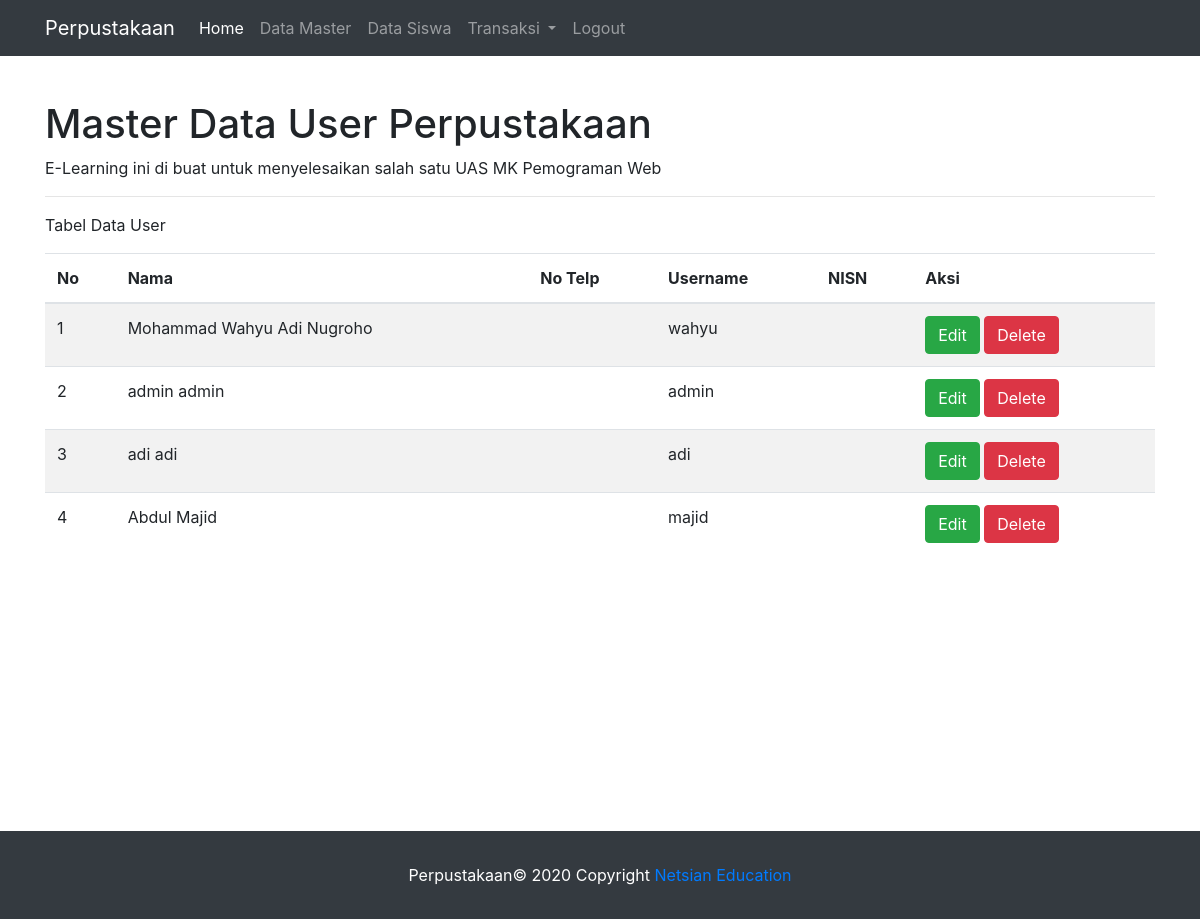
The page /admin/data_siswa.php on the database its author committed.
### tables this page shows
CREATE TABLE `user` (
  `id_user` int(11) NOT NULL,
  `nama_depan` varchar(30) DEFAULT NULL,
  `nama_belakang` varchar(50) DEFAULT NULL,
  `username` varchar(25) NOT NULL,
  `password` varchar(25) NOT NULL,
  `level` varchar(12) NOT NULL
);

### admin/data_siswa.php (the view, shortened to what this page needs)
 <!doctype html>
<html lang="en">
  <head>
    <link rel="stylesheet" href="https://cdn.jsdelivr.net/npm/bootstrap@4.5.3/dist/css/bootstrap.min.css">
  </head>
  <body>
    <nav class="navbar navbar-expand-lg navbar-dark bg-dark">
    <div class="container">
  <a class="navbar-brand" href="../admin.php">Perpustakaan</a>
  <div class="collapse navbar-collapse" id="navbarSupportedContent">
    <ul class="navbar-nav mr-auto">
      <li class="nav-item active">
        <a class="nav-link" href="../admin.php">Home <span class="sr-only">(current)</span></a>
      </li>
     <li class="nav-item">
        <a class="nav-link" href="list_master_admin.php">Data Master</a>
      </li>
	  <li class="nav-item">
        <a class="nav-link" href="data_siswa.php">Data Siswa</a>
      </li>
      <li class="nav-item dropdown">
        <a class="nav-link dropdown-toggle" href="#" id="navbarDropdown" role="button" data-toggle="dropdown" aria-haspopup="true" aria-expanded="false">
          Transaksi
        </a>
      </li>
	  <li class="nav-item">
        <a class="nav-link" href="../logout.php">Logout</a>
      </li>
    </ul>
  </div>
  </div>
</nav>
<!DOCTYPE html>
<html lang="en">
<head>
	<link rel="stylesheet" type="text/css" href="//cdn.datatables.net/1.10.11/css/jquery.dataTables.min.css">
</head>
<body>
	<?php
	include('../dbconnect.php');
	$query = "SELECT * FROM user";
	$result = mysqli_query($conn , $query);
	?>
	<div class="container bg-white" style="padding-top: 20px; padding-bottom: 20px;">
	<br>
		<h1>Master Data User Perpustakaan</h1>
		<p>E-Learning ini di buat untuk menyelesaikan salah satu UAS MK Pemograman Web </p>
		<hr>
			<div class="row-sm-8">
				<p>Tabel Data User</p>
				<table class="table table-striped table-hover dtabel">
					<thead>
						<tr>
							<th>No</th>
							<th>Nama</th>
							<th>No Telp</th>
							<th>Username</th>
							<th>NISN</th>
							<th>Aksi</th>
						</tr>
					</thead>
					<tbody>
						<?php
							$no = 1;
							while ($row = mysqli_fetch_assoc($result)) {
						?>
						<tr>
							<td><?php echo $no++; ?></td>
							<td><?php echo $row['nama_depan']; ?> <?php echo $row['nama_belakang']; ?></td>
							<td><?php echo $row['telp']; ?></td>
							<td><?php echo $row['username']; ?></td>
							<td><?php echo $row['nisn']; ?></td>
							<td>
								<a href="edit_data_user.php?id=<?php echo $row['id_user'];?>" class="btn btn-success" role="button">Edit</a>
								<a href="hapus_data_user.php?id=<?php echo $row['id_user']?>" class="btn btn-danger" role="button">Delete</a>
							</td>
						</tr>
						<?php
							}
						?>
					</tbody>
				</table>
			</div>
		</div>
</body>
</html>
<?php
	include "../footer.php";
?>

### rows shown on the page
user: nama_depan "Mohammad Wahyu", nama_belakang "Adi Nugroho", username "wahyu"
user: nama_depan "admin", nama_belakang "admin", username "admin"
user: nama_depan "adi", nama_belakang "adi", username "adi"
user: nama_depan "Abdul", nama_belakang "Majid", username "majid"
